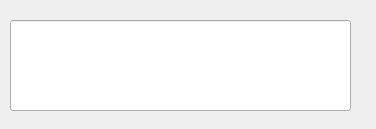
<?xml version="1.0" encoding="UTF-8"?>
<ui version="4.0">
 <class>MainWindow</class>
 <widget class="QMainWindow" name="MainWindow">
  <property name="geometry">
   <rect>
    <x>0</x>
    <y>0</y>
    <width>376</width>
    <height>129</height>
   </rect>
  </property>
  <property name="acceptDrops">
   <bool>true</bool>
  </property>
  <property name="windowTitle">
   <string>PopUp</string>
  </property>
  <widget class="QWidget" name="centralwidget">
   <widget class="QLineEdit" name="le_aviso">
    <property name="enabled">
     <bool>true</bool>
    </property>
    <property name="geometry">
     <rect>
      <x>10</x>
      <y>20</y>
      <width>341</width>
      <height>91</height>
     </rect>
    </property>
    <property name="font">
     <font>
      <pointsize>10</pointsize>
      <weight>75</weight>
      <bold>true</bold>
     </font>
    </property>
    <property name="alignment">
     <set>Qt::AlignCenter</set>
    </property>
    <property name="readOnly">
     <bool>true</bool>
    </property>
   </widget>
  </widget>
 </widget>
 <resources/>
 <connections/>
</ui>
